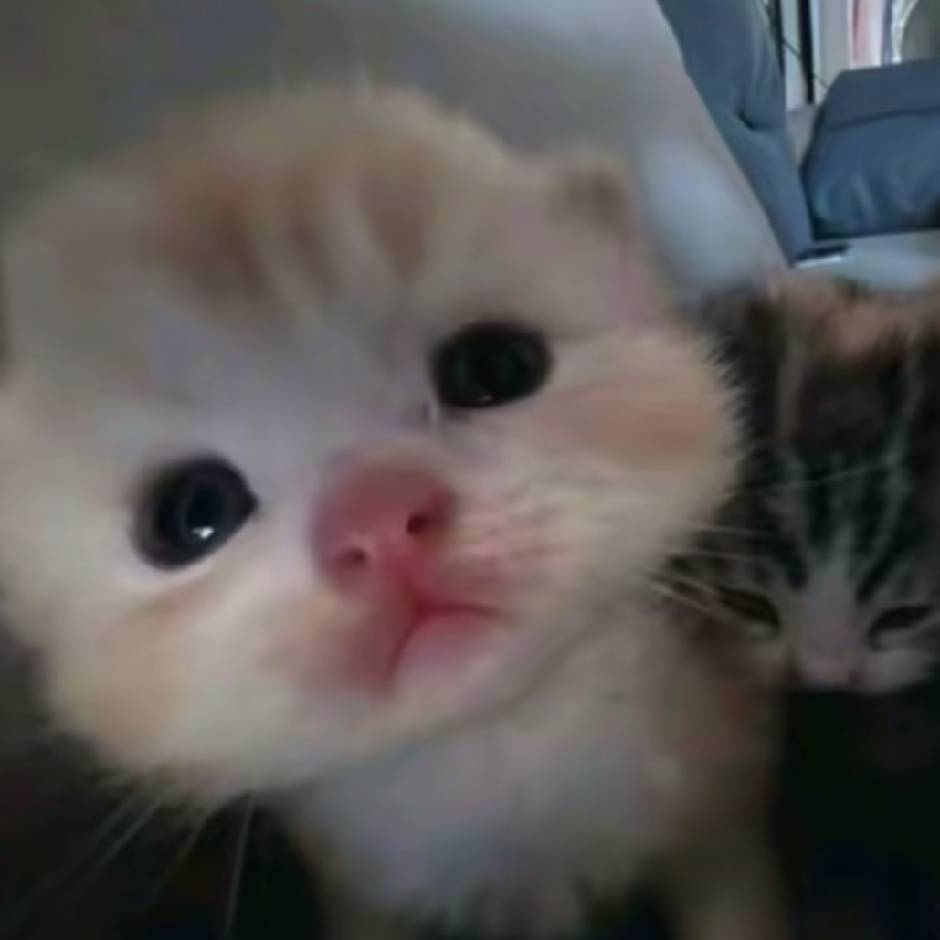
//> input picture Work2/test.jpg, 940 x 940 px
$ ./2023100892_黄于青_ML_CV_Assignment   (built with g++ and OpenCV 4)
//> lines starting //> are read from the running program, lines starting //| are printed output that depends on the picture
#include <opencv2/opencv.hpp>
#include <iostream>
using namespace cv;
using namespace std;

int main() {
    // -------------------------- 任务1: 读取测试图片 --------------------------
    Mat img = imread("test.jpg"); // 你的测试图片
//> img is the input picture: 940 rows x 940 cols, CV_8UC3; mean B, G, R 85.1, 86.2, 90.1
    if (img.empty()) {
        cout << "无法读取图片，请检查路径！" << endl;
        return -1;
    }

    // -------------------------- 任务2: 输出图像基本信息 --------------------------
    cout << "=== 图像基本信息 ===" << endl;
    cout << "宽度 (Width): " << img.cols << endl;
//| 宽度 (Width): 940
    cout << "高度 (Height): " << img.rows << endl;
//| 高度 (Height): 940
    cout << "通道数 (Channels): " << img.channels() << endl;
//| 通道数 (Channels): 3
    cout << "数据类型 (Type): " << typeToString(img.type()) << endl;
//| 数据类型 (Type): CV_8UC3

    // -------------------------- 任务3: 显示原图（已注释，避免WSL图形崩溃） --------------------------
    // imshow("Original Image", img);
    // waitKey(0); // 等待按键后关闭窗口

    // -------------------------- 任务4: 转换为灰度图 --------------------------
    Mat gray_img;
    cvtColor(img, gray_img, COLOR_BGR2GRAY); // BGR转灰度
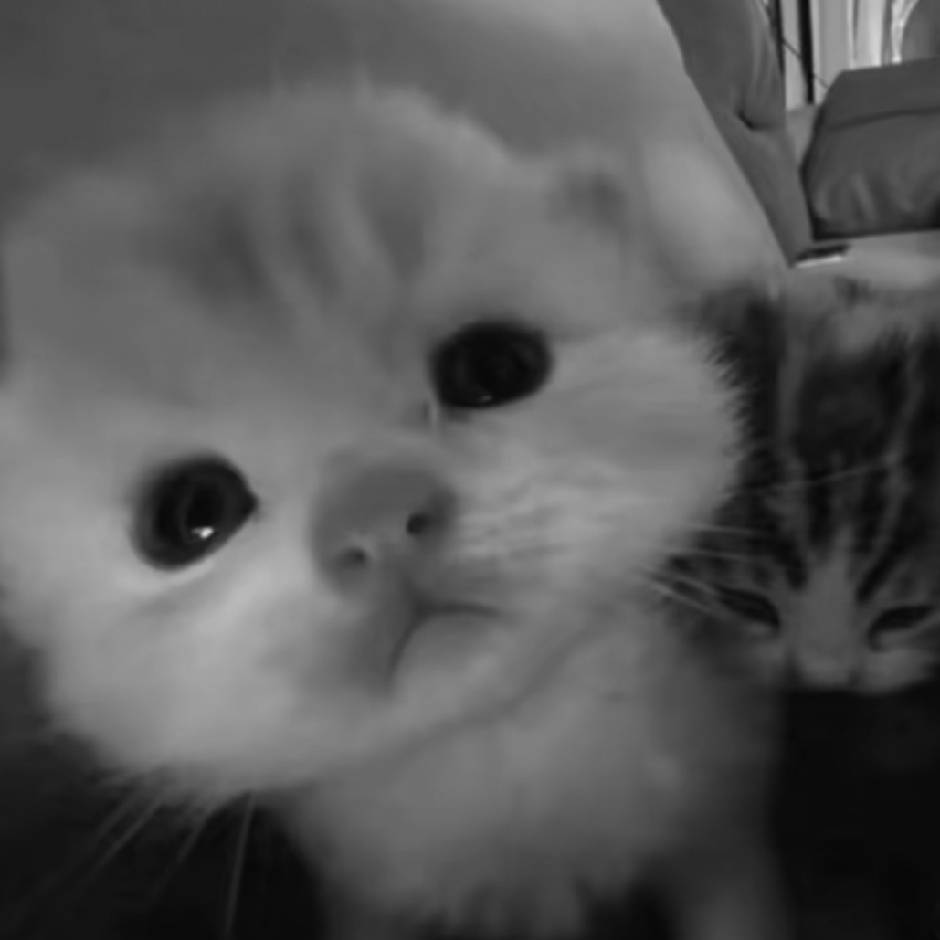
//> gray_img: 940 rows x 940 cols, CV_8UC1; min 7, max 222, mean 87.2

    // -------------------------- 任务5: 显示灰度图（已注释，避免WSL图形崩溃） --------------------------
    // imshow("Grayscale Image", gray_img);
    // waitKey(0);

    // -------------------------- 任务5: 保存灰度图 --------------------------
    imwrite("gray_test.jpg", gray_img); // 保存为新文件
    cout << "灰度图已保存为: gray_test.jpg" << endl;

    // -------------------------- 任务6: NumPy风格简单操作（C++版） --------------------------
    if (!gray_img.empty()) {
        // 操作1: 输出某个像素值（比如 (100, 100) 位置）
        Vec3b bgr_pixel = img.at<Vec3b>(100, 100); // 彩色图像素（BGR顺序）
//> bgr_pixel = [70, 75, 73]
        uchar gray_pixel = gray_img.at<uchar>(100, 100); // 灰度图像素
//> gray_pixel = 74
        cout << "=== 像素值信息 ===" << endl;
        cout << "位置 (100,100) 彩色 B: " << (int)bgr_pixel[0]
             << " G: " << (int)bgr_pixel[1]
             << " R: " << (int)bgr_pixel[2] << endl;
//| 位置 (100,100) 彩色 B: 70 G: 75 R: 73
        cout << "位置 (100,100) 灰度值: " << (int)gray_pixel << endl;
//| 位置 (100,100) 灰度值: 74

        // 操作2: 裁剪左上角 100x100 区域并保存
        Rect roi(0, 0, 100, 100); // 左上角 (x,y), 宽w, 高h
        Mat crop_img = img(roi);
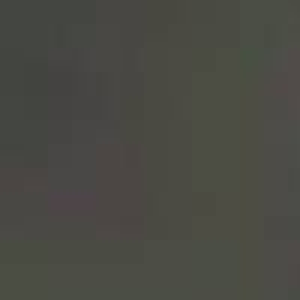
//> crop_img: 100 rows x 100 cols, CV_8UC3 (shown 3 times larger); mean B, G, R 67.6, 74.1, 74
        imwrite("crop_test.jpg", crop_img);
        cout << "左上角裁剪图已保存为: crop_test.jpg" << endl;
    }

    destroyAllWindows(); // 关闭所有 OpenCV 窗口（已注释imshow后可保留此行）
    return 0;
}
